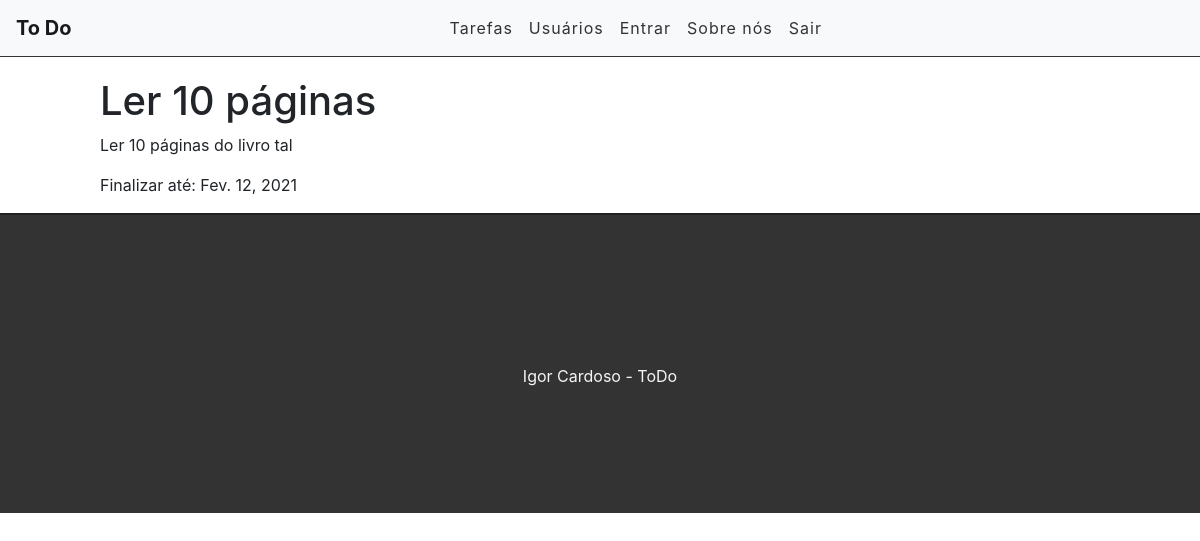
The app's page /task/11 with its own data.
### tasks/models.py (models this page shows, shortened)
class Task(models.Model):
	STATUS = (
		('fazendo', 'Fazendo'),
		('feiro', 'Feito')
	)
	title = models.CharField(max_length=255)
	description = models.TextField()
	done = models.CharField(
		max_length=7, # Tamanho da entrada
		choices=STATUS,
	)
	completion_date = models.DateField(auto_now_add=False)	# Eu criei
	created_at = models.DateTimeField(auto_now_add=True)
	update_at = models.DateTimeField(auto_now=True)

### tasks/views.py (the view)
# urls.py: path('task/<int:id>', views.taskView, name='task-view'),
def taskView(request, id):
	task = get_object_or_404(Task, pk=id)
	return render(request, 'tasks/task.html', {'task':task})

### tasks/templates/tasks/task.html (shortened to what this page needs)
{% extends 'base.html' %}
{% block content %}
<div class="offset-1 col-10 list-div">
	<h1>{{task.title}}</h1>
	<p>{{task.description}}</p>
	<p>Finalizar até: {{task.completion_date}}</p>
</div>
{% endblock %}

### tasks/static/css/styles.css (style rules this page uses)
.list-div { padding: 0; }

### records on screen
Task: title "Ler 10 páginas", description "Ler 10 páginas do livro tal", completion_date "Fev. 12, 2021"
